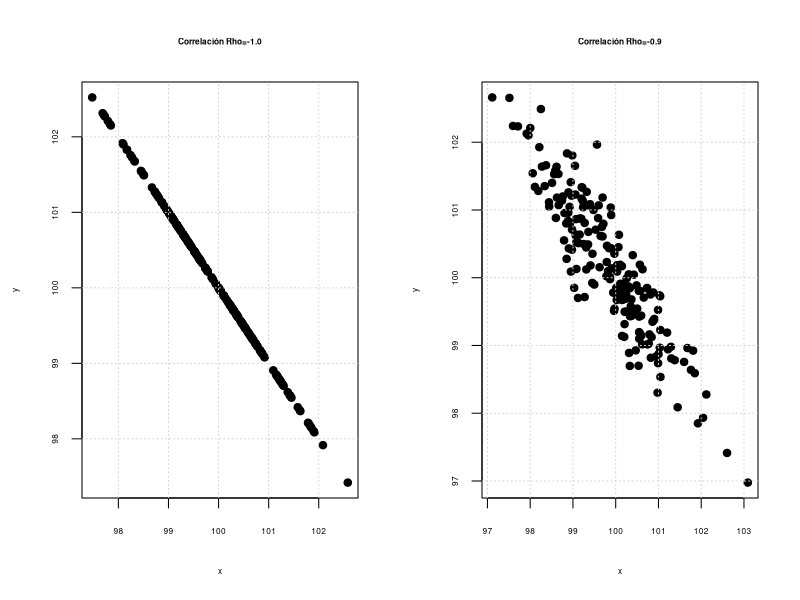
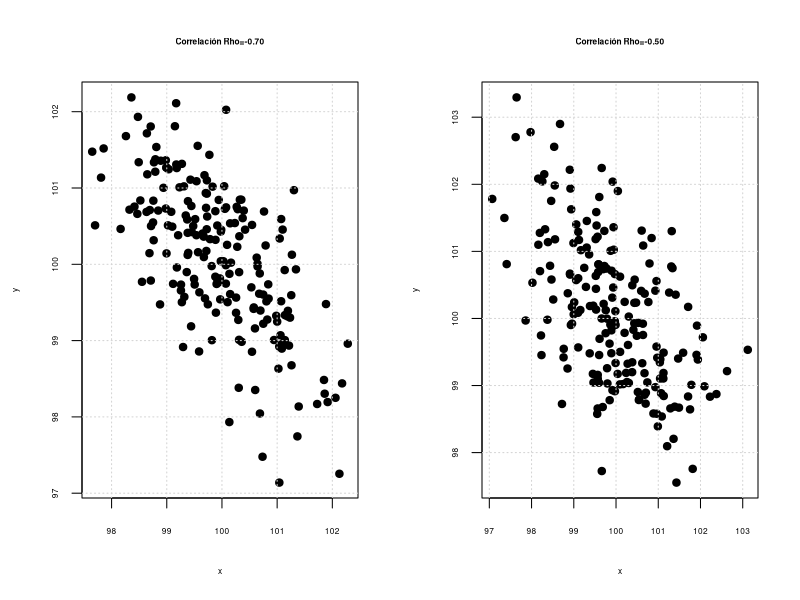
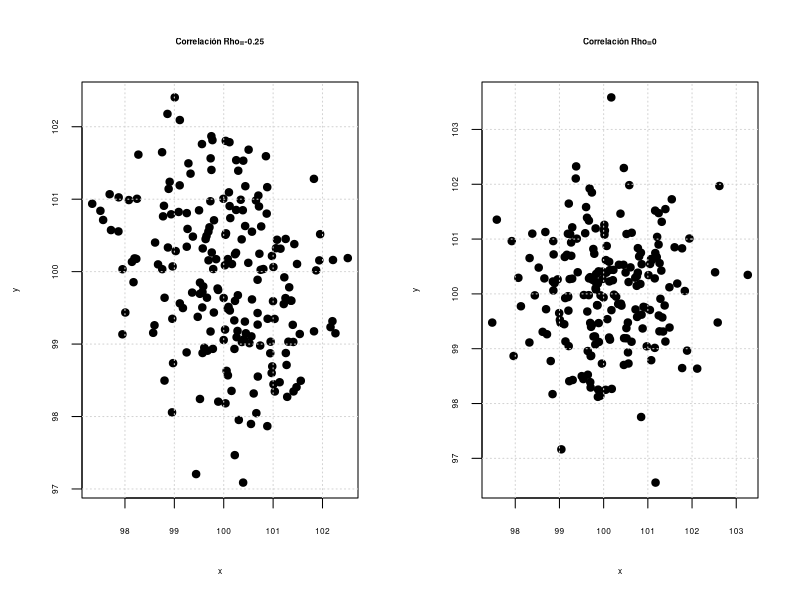
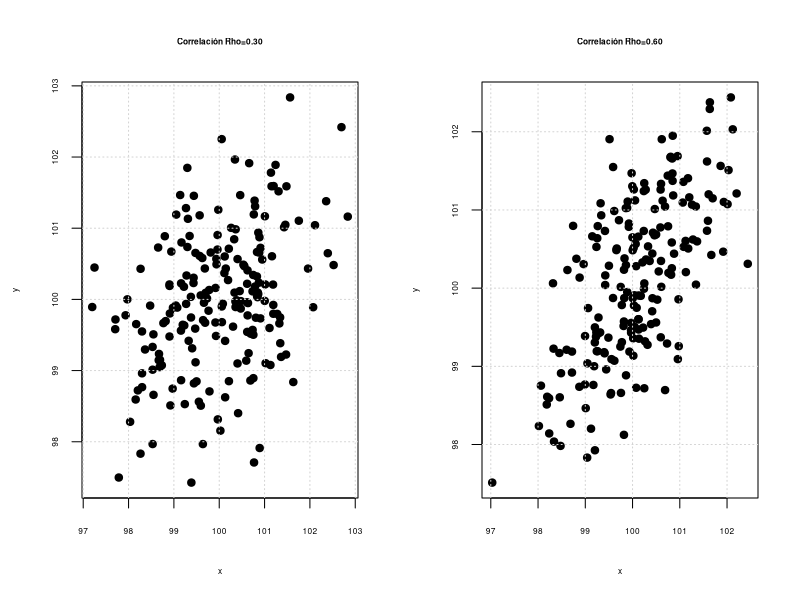
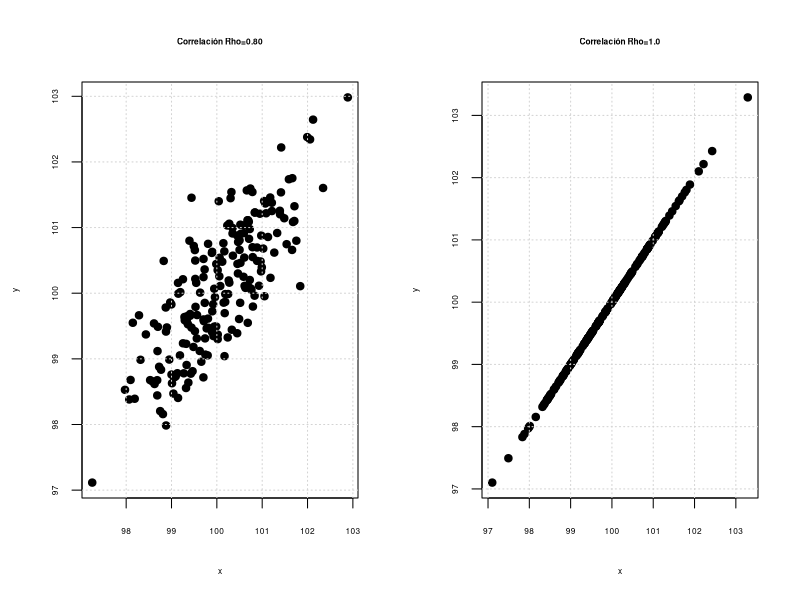
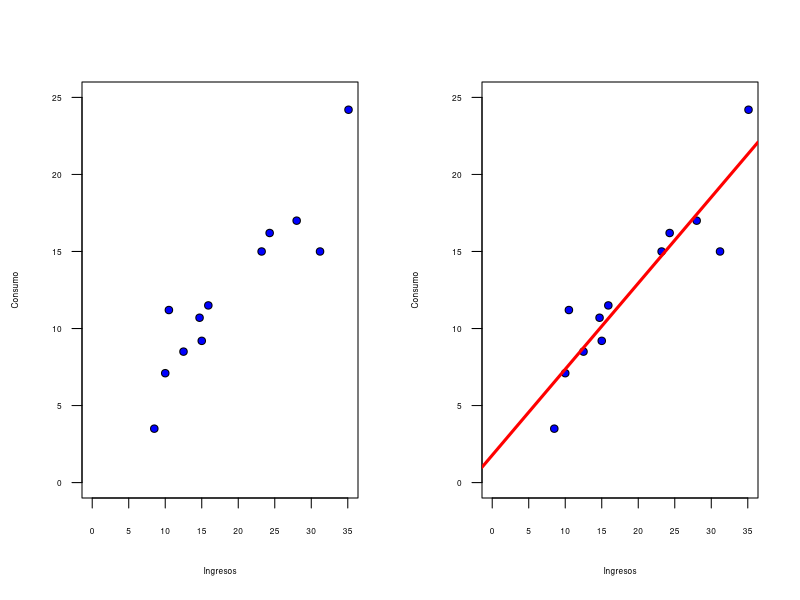
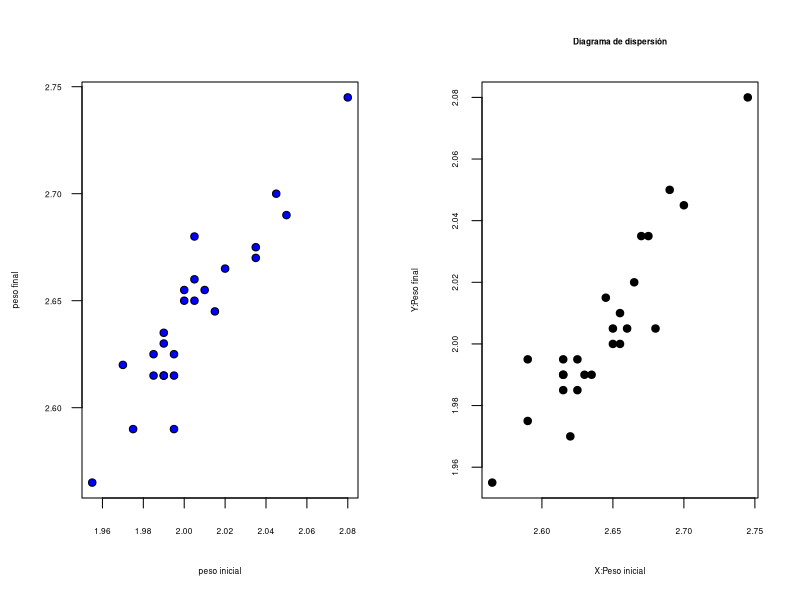
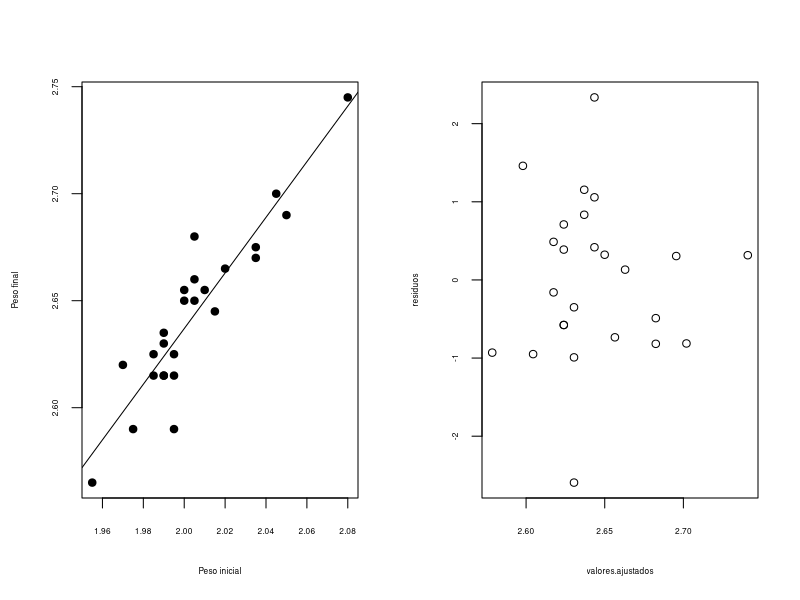

Generate these figures, in order, with R:
## ---- chunk 1
knitr::opts_chunk$set(echo = TRUE,comment = NA)

# colores
c0="#0DA5A6" # VERDE CLARO
c1="#E77C00" # NARANJA
c2="#6666FF" # AZUL  
c3="#4CBFBA" # VERDE CLARO  
c4="#E09600" # AMARILLO  
c5="#BC2B6A" # MORADO  

## ---- chunk 2
gen.corr.data<- function(rho,n){
  x <- rnorm(n)
  z <- rnorm(n)
  y<- rho*x + sqrt(1-rho^2)*z
    result <-cbind(y,x)
  return(result)
}
par(mfrow = c(1, 2),
    mar = c(5, 4, 4, 2) + 0.1,
                cex.lab=.5,  # tamaño de etiqueta ejes
                cex.axis=.5, # tamaño escalas de los ejes 
                cex.main=.5, # tamaño del titulo
                cex.sub=.5)

muestra<-gen.corr.data(-1,200)
x=muestra[,2]+100
y=muestra[,1]+100
plot(x,y, pch=19,main="Correlación Rho=-1.0")
grid()

muestra<-gen.corr.data(-0.90,200)
x=muestra[,2]+100
y=muestra[,1]+100
plot(x,y, pch=19,main="Correlación Rho=-0.9")
grid()

muestra<-gen.corr.data(-0.7,200)
x=muestra[,2]+100
y=muestra[,1]+100
plot(x,y, pch=19,main="Correlación Rho=-0.70")
grid()

muestra<-gen.corr.data(-0.50,200)
x=muestra[,2]+100
y=muestra[,1]+100
plot(x,y, pch=19,main="Correlación Rho=-0.50")
grid()

muestra<-gen.corr.data(-0.25,200)
x=muestra[,2]+100
y=muestra[,1]+100
plot(x,y, pch=19,main="Correlación Rho=-0.25")
grid()

muestra<-gen.corr.data(0,200)
x=muestra[,2]+100
y=muestra[,1]+100
plot(x,y, pch=19,main="Correlación Rho=0")
grid()


muestra<-gen.corr.data(0.3,200)
x=muestra[,2]+100
y=muestra[,1]+100
plot(x,y, pch=19,main="Correlación Rho=0.30")
grid()


muestra<-gen.corr.data(0.60,200)
x=muestra[,2]+100
y=muestra[,1]+100
plot(x,y, pch=19,main="Correlación Rho=0.60")
grid()


muestra<-gen.corr.data(0.8,200)
x=muestra[,2]+100
y=muestra[,1]+100
plot(x,y, pch=19,main="Correlación Rho=0.80")
grid()

muestra<-gen.corr.data(1,200)
x=muestra[,2]+100
y=muestra[,1]+100
plot(x,y, pch=19,main="Correlación Rho=1.0")
grid()

## ---- chunk 3
x=c(24.3,12.5,31.2,28,35.1,10.5,23.2,10,8.5,15.9,14.7,15)
y=c(16.2,8.5,15,17,24.2,11.2,15,7.1,3.5,11.5,10.7,9.2)

plot(x,y, xlab = "Ingresos", ylab = "Consumo",
pch=21, bg="blue", xlim=c(0,35), ylim=c(0,25), las=1)
## ---- chunk 4
plot(x,y, xlab = "Ingresos", ylab = "Consumo",
pch=21, bg="blue", xlim=c(0,35), ylim=c(0,25), las=1)
regresion=lm(y ~ x)
abline(regresion, col="red", lwd=3)
## ---- chunk 5
regresion=lm(y ~ x)
summary(regresion)
## ---- chunk 6
yhat=predict(regresion)
u=yhat-y
u
## ---- chunk 7

summary(u)
t.test(u, mu=0)
## ---- chunk 8
lmtest::gqtest(y~x)
## ---- chunk 9
shapiro.test(u)
## ---- chunk 10
lmtest::dwtest(y~x)
## ---- chunk 11
anova(regresion)
## ---- chunk 12
	y=c(2.745, 2.700, 2.690, 2.680, 2.675, 2.670, 2.665, 2.660, 2.655, 2.655, 2.650, 2.650, 2.645, 2.635, 2.630, 2.625, 2.625, 2.620, 2.615, 2.615, 2.615, 2.615, 2.590, 2.590, 2.565)
	x=c(2.080, 2.045, 2.050, 2.005, 2.035, 2.035, 2.020, 2.005, 2.010, 2.000, 2.000, 2.005, 2.015, 1.990, 1.990, 1.995, 1.985, 1.970, 1.985, 1.990, 1.995, 1.990, 1.975, 1.995, 1.955)

plot(x,y, xlab = "peso inicial", ylab = "peso final", pch=21, bg="blue", las=1)
## ---- chunk 13
y=c(2.745, 2.700, 2.690, 2.680, 2.675, 2.670, 2.665, 2.660, 2.655, 2.655, 2.650, 2.650, 2.645, 2.635, 2.630, 2.625, 2.625, 2.620, 2.615, 2.615, 2.615, 2.615, 2.590, 2.590, 2.565)
x=c(2.080, 2.045, 2.050, 2.005, 2.035, 2.035, 2.020, 2.005, 2.010, 2.000, 2.000, 2.005, 2.015, 1.990, 1.990, 1.995, 1.985, 1.970, 1.985, 1.990, 1.995, 1.990, 1.975, 1.995, 1.955)
	
unos=rep(1,25)       # vector de unos
X=matrix(c(unos,x),nrow=25) # matriz X 
	
# Estimador MCO - Enfoque matricial
b=solve(t(X)%*%X)%*%(t(X)%*%y)
b    # vector de estimadores 
## ---- chunk 14
regresion=lm(y~x)
summary(regresion)
## ---- chunk 15
residuos=regresion$residuals
summary(residuos)
## ---- chunk 16
t.test(residuos)
## ---- chunk 17
# Es necesario cargar el paquete 
library(lmtest)
dwtest(y~x)
## ---- chunk 18
	shapiro.test(residuos)
## ---- chunk 19
# Supuesto de varianza constante de errores o homoscedasticidad
		summary(lm(residuos^2 ~ x))
## ---- chunk 20
y=c(2.745, 2.700, 2.690, 2.680, 2.675, 2.670, 2.665, 2.660, 2.655, 2.655, 2.650, 2.650, 2.645, 2.635, 2.630, 2.625, 2.625, 2.620, 2.615, 2.615, 2.615, 2.615, 2.590, 2.590, 2.565)
		x=c(2.080, 2.045, 2.050, 2.005, 2.035, 2.035, 2.020, 2.005, 2.010, 2.000, 2.000, 2.005, 2.015, 1.990, 1.990, 1.995, 1.985, 1.970, 1.985, 1.990, 1.995, 1.990, 1.975, 1.995, 1.955)
		
		# Descriptivas
		summary(y); summary(x)
## ---- chunk 21
# Diagrama de dispersión X vs Y
		plot(y,x, main="Diagrama de dispersión",xlab="X:Peso inicial", 
		     ylab="Y:Peso final", pch=19)
## ---- chunk 22
# Estimación por MCO
		regresion=lm(y~x)
		summary(regresion)
		confint(regresion)
		plot(y~x, xlab = "Peso inicial", ylab = "Peso final", pch=19)
		abline(regresion)
## ---- chunk 23
# Analisis de la varianza
		anova(regresion)
## ---- chunk 24
# Residuos
		residuos <- rstandard(regresion)
		valores.ajustados <- fitted(regresion)
		plot(valores.ajustados, residuos)
## ---- chunk 25
# Diagnostico de normalidad
		qqnorm(residuos, main="Normalidad de los Residuales")
		qqline(residuos)
		plot(y,x, xlab = "peso-F", ylab = "peso-b")
		abline(y~x)
## ---- chunk 26
# validación de supuestos del modelo
		residuos=rstandard(regresion)
		valores.ajustados <- fitted(regresion)
		plot(valores.ajustados, residuos)
		dwtest(y~x)
		bgtest(y~x)
		resettest(y~x , power=2, type="regressor")
		shapiro.test(residuos)
